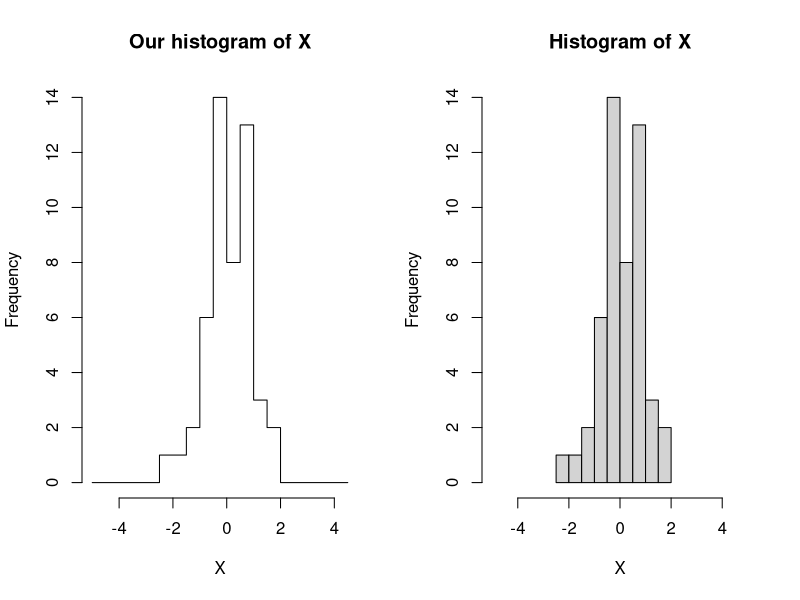
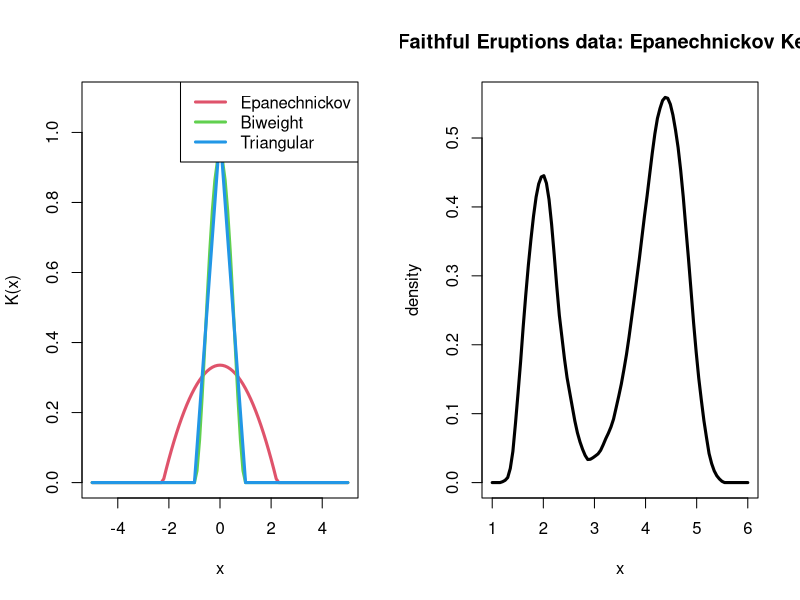

R code for these plots, in order:
## ---- chunk 1
f.hist <- function(X, h, x0, n_bins) 
{
    # X	      a n dimensional vector of observed data
    # h       bandwidth
    # x0      origin
    # n_bins  number of bins
    #
    # returns a vector of size n_bins where each element is 
    # the number of observations within each bin

    counts <- numeric(n_bins)	# create a vector of length bins

    for (i in 1:n_bins) {
        # count the number of observtions (Xs) in each bin
        # ...
    }

    return(counts)
}
## ---- chunk 2
f.hist <- function(X, h, x0, n_bins) 
{
    # X	      a n dimensional vector of observed data
    # h       bandwidth
    # x0      origin
    # n_bins  number of bins
    #
    # returns a vector of size n_bins where each element is 
    # the number of observations within each bin

    counts <- numeric(n_bins)	# create a vector of length bins

    for (i in 1:n_bins) {
        # count the number of observtions (Xs) in each bin
        counts[i] <- sum(((x0 + (i -1)*h) <= X) & (X < (x0 + i*h)))
    }

    return(counts)
}
## ---- chunk 3
set.seed(1)
X <- rnorm(50)

f.hist(X, 0.5, -5, 20)
## ---- chunk 4
xs <- seq(-5, by=0.5, length.out=20)

par(mfrow=c(1,2))
plot(xs, f.hist(X, 0.5, -5, 20), type="s", bty="n",
    main="Our histogram of X", ylab="Frequency", xlab="X")
hist(X, xlim=c(-5, 5))
## ---- chunk 5
epan <- function(x) {
    # x	  numeric
    #
    # returns numeric
    
    # ...
}


biweight <- function(x) {
    # x	  numeric
    #
    # returns numeric
    
    # ...
}


tri <- function(x) {
    # x	  numeric
    #
    # returns numeric
    
    # ...
}
## ---- chunk 6
epan <- function(x) {
    # x	  numeric
    #
    # returns numeric
    res <- ifelse(abs(x) <= sqrt(5), 3 / (4 * sqrt(5)) * (1 - x^2/5), 0)

    return(res)
}


biweight <- function(x) {
    # x	  numeric
    #
    # returns numeric
    res <- ifelse(abs(x) <= 1, 15 / 16 * (1 - x^2)^2, 0)

    return(res)
}


tri <- function(x) {
    # x	  numeric
    #
    # returns numeric
    res <- ifelse(abs(x) <= 1, 1 - abs(x), 0)

    return(res)
}
## ---- chunk 7
x <- (-3:3)/2

epan(x)
biweight(x)
tri(x)

## ---- chunk 8
curve(epan, -5, 5, ylim=c(0, 1.1), lwd=3, col=2, ylab="K(x)", xlab="x")
curve(biweight, -5, 5, lwd=3, col=3, add=TRUE)
curve(tri, -5, 5, lwd=3, col=4, lty=1, add=TRUE)
legend("topright", legend=c("Epanechnickov", "Biweight", "Triangular"),
       lwd=3, col=c(2,3,4))
## ---- chunk 9
kde <- function(x, K, h, X) {
    # x	   the point at which we want to evaluate the density
    # K    kernel function
    # h    bandwidth
    # X    n dimensional vector of observations
    #
    # returns the kernel density estimate at x, i.e. f(x)

    # ...
}
## ---- chunk 10
kde <- function(x, K, h, X) {
    # x	   the point at which we want to evaluate the density
    # K    kernel function
    # h    bandwidth
    # X    n dimensional vector of observations
    #
    # returns the kernel density estimate at x, i.e. f(x)

    res <- 1/h * mean(K((x - X) / h))
    
    return(res)
}
## ---- chunk 11
kde(0.5, epan, 0.2, X)
## ---- chunk 12
data(faithful)
## ---- chunk 13
X <- faithful$eruptions
## ---- chunk 14
xs <- seq(1, 6, length.out=100)
den <- sapply(xs, function(x) kde(x, epan, 0.2, X))

plot(xs, den, main="Faithful Eruptions data: Epanechnickov Kernel",
     xlab="x", ylab="density", type="l", lwd=3)
